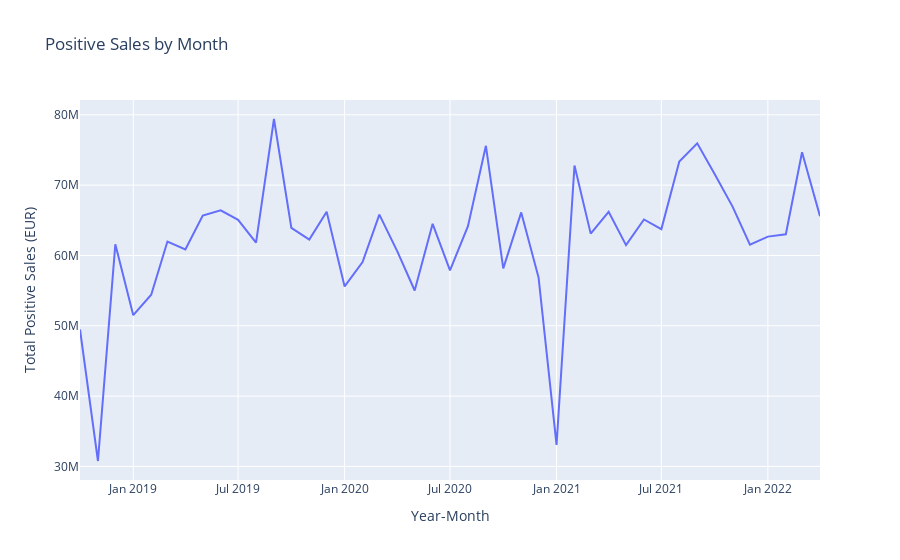

The notebook cell saved with this chart:
### Code cell
grouped_positive_sales_month = positive_sales.groupby('month_year')['Sales_EUR'].sum().reset_index()

grouped_positive_sales_month['month_year'] = grouped_positive_sales_month['month_year'].astype(str)

plot_sales(grouped_positive_sales_month, 'month_year', 'Sales_EUR', 'Positive Sales by Month', 'Year-Month', 'Total Positive Sales (EUR)')

### Figure 1 — Plotly figure (JSON) as saved in the notebook; plotly's stock layout.template omitted (floating-point values rounded to 4 significant figures)
{"data": [{"hovertemplate": "Year-Month=%{x}<br>Total Positive Sales (EUR)=%{y}<extra></extra>", "legendgroup": "", "line": {"color": "#636efa", "dash": "solid"}, "marker": {"symbol": "circle"}, "mode": "lines", "name": "", "orientation": "v", "showlegend": false, "type": "scatter", "x": ["2018-10", "2018-11", "2018-12", "2019-01", "2019-02", "2019-03", "2019-04", "2019-05", "2019-06", "2019-07", "2019-08", "2019-09", "2019-10", "2019-11", "2019-12", "2020-01", "2020-02", "2020-03", "2020-04", "2020-05", "2020-06", "2020-07", "2020-08", "2020-09", "2020-10", "2020-11", "2020-12", "2021-01", "2021-02", "2021-03", "2021-04", "2021-05", "2021-06", "2021-07", "2021-08", "2021-09", "2021-10", "2021-11", "2021-12", "2022-01", "2022-02", "2022-03", "2022-04"], "xaxis": "x", "y": [49470000.0, 30770000.0, 61580000.0, 51510000.0, 54420000.0, 61980000.0, 60870000.0, 65664848, 66400000.0, 65070000.0, 61840000.0, 79400000.0, 63920000.0, 62250000.0, 66220000.0, 55600000.0, 59050000.0, 65810000.0, 60580000.0, 55010000.0, 64500000.0, 57880000.0, 64170000.0, 75590000.0, 58160000.0, 66120000.0, 56850000.0, 33060000.0, 72790000.0, 63110000.0, 66210000.0, 61460000.0, 65110000.0, 63740000.0, 73350000.0, 75940000.0, 71570000.0, 66950000.0, 61520000.0, 62680000.0, 63010000.0, 74680000.0, 65580000.0], "yaxis": "y"}], "layout": {"legend": {"tracegroupgap": 0}, "title": {"text": "Positive Sales by Month"}, "xaxis": {"anchor": "y", "domain": [0, 1], "title": {"text": "Year-Month"}}, "yaxis": {"anchor": "x", "domain": [0, 1], "title": {"text": "Total Positive Sales (EUR)"}}}}
